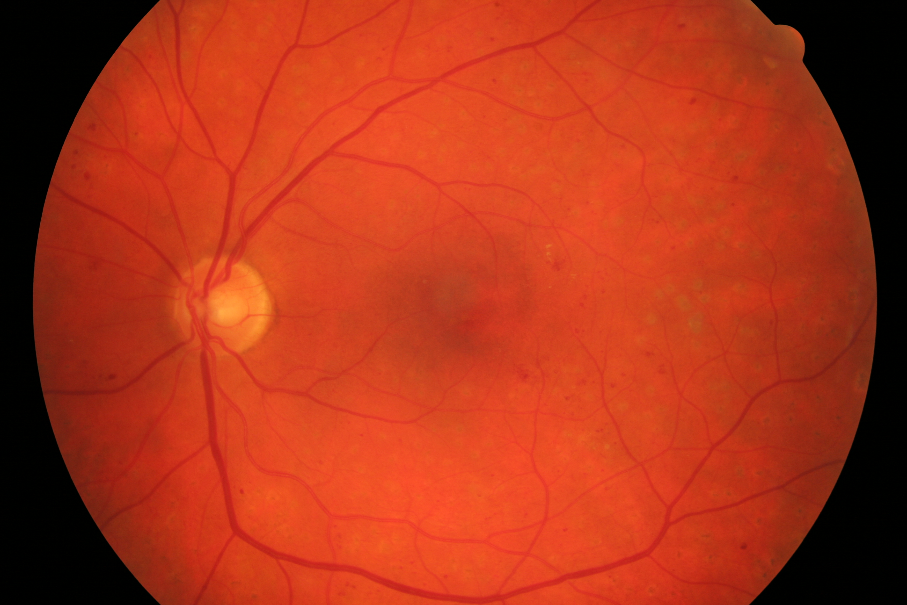
#> input picture dataset/test/01.png, 907 x 605 px; its folder holds only this picture in this run
$ python testing.py
#> lines starting #> are read from the running program, lines starting #| are printed output that depends on the picture; after the words box and inside, x2 and y2 are one past the last pixel; in counts of white or black regions, pixels touching at a corner belong together

import cv2
import numpy as np
import matplotlib.pyplot as plt
import glob
import os
os.chdir('C:/Users/acer/Desktop/DS & ML/tutorial/VIPER labs MMU/[2430] CDS6334 Assignment')
input_dir = 'dataset/test'
output_dir = 'dataset/output'
gt_dir = 'dataset/groundtruth'

# Get the list of image paths
bloodcells = glob.glob(os.path.join(input_dir, '*'))
# Read input grayscale image (fundus image or similar)
image = cv2.imread(bloodcells[0], cv2.IMREAD_GRAYSCALE)
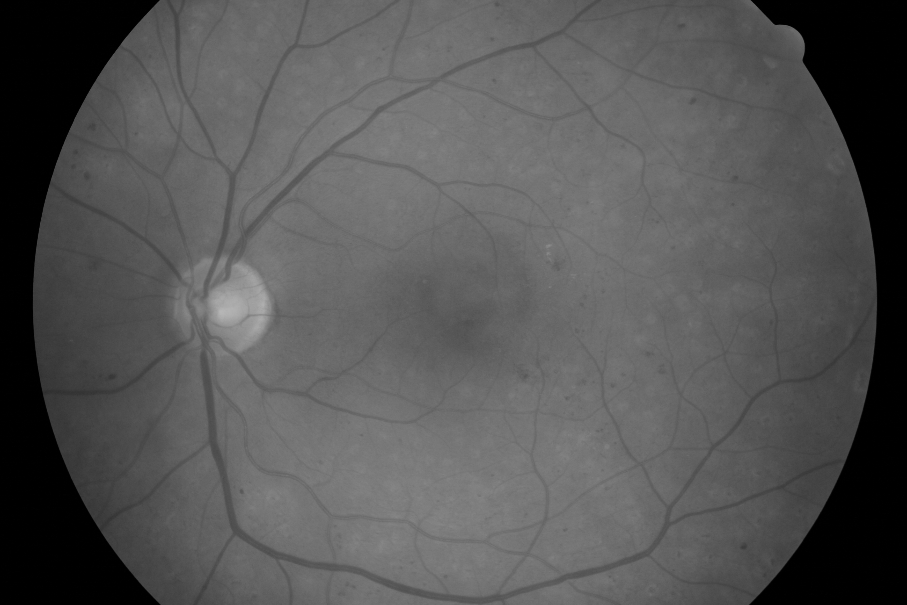
#> image: shape (605, 907); min 0, max 182, mean 84.8
blurr = cv2.GaussianBlur(image, (5, 5), 0)
# Apply CLAHE
clahe = cv2.createCLAHE(clipLimit=2.0, tileGridSize=(8, 8))
clahe_image = clahe.apply(image)
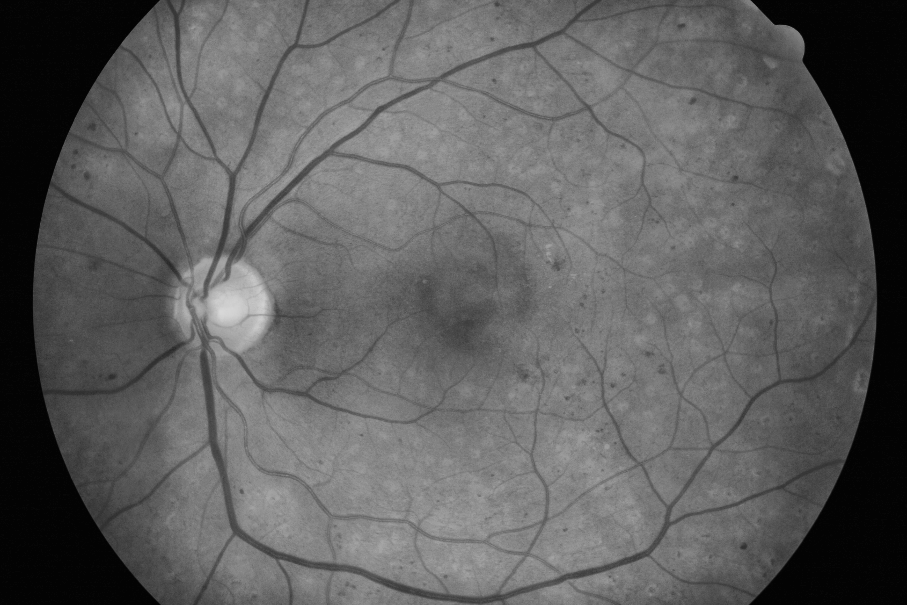
#> clahe_image: shape (605, 907); min 3, max 216, mean 94.3
#ret,th1 = cv2.threshold(clahe_image,0,255,cv2.THRESH_BINARY+cv2.THRESH_OTSU)
th2 = cv2.adaptiveThreshold(clahe_image,255,cv2.ADAPTIVE_THRESH_GAUSSIAN_C,cv2.THRESH_BINARY,31,2)
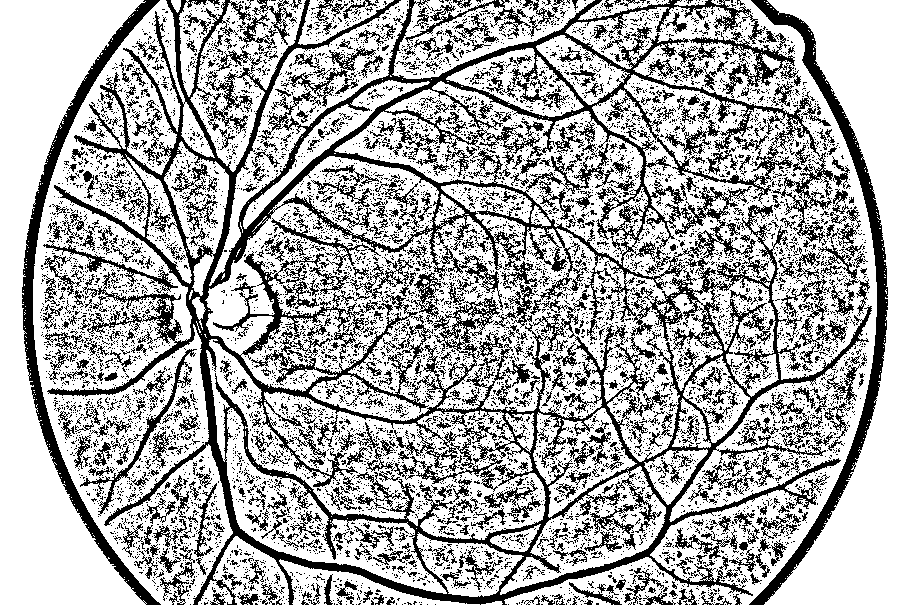
#> th2: shape (605, 907); 68.2% white; 8406 black regions (7753 under 20 px), largest, box (x1, y1, x2, y2) and area: (47, 0, 872, 605) 79396, (749, 0, 888, 605) 7217, (22, 0, 161, 605) 6825
kernel = cv2.getStructuringElement(cv2.MORPH_ELLIPSE,(5, 5))
opening = cv2.morphologyEx(th2, cv2.MORPH_OPEN, kernel, iterations=1)
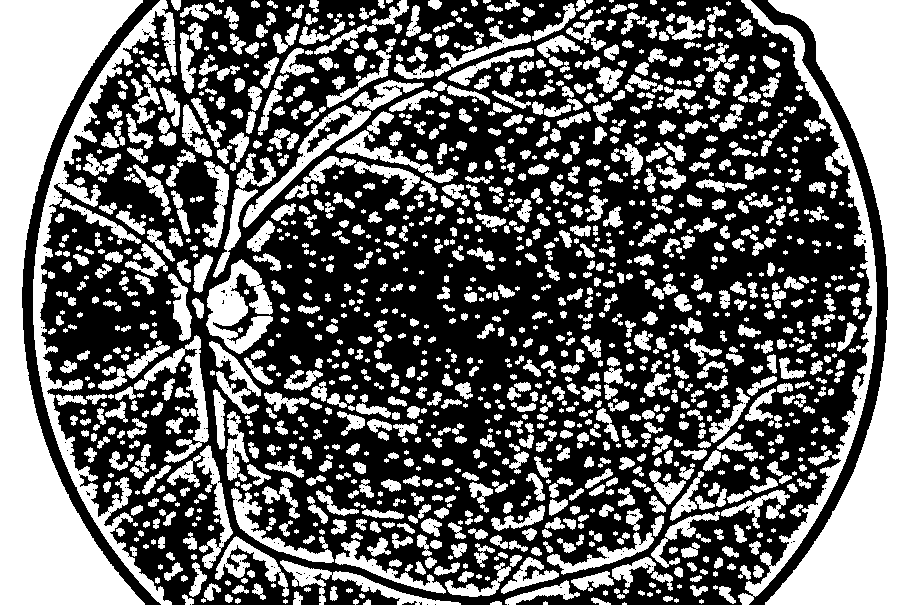
#> opening: shape (605, 907); 41% white; 1425 white regions (253 under 20 px), largest, box (x1, y1, x2, y2) and area: (0, 0, 145, 605) 36778, (765, 0, 907, 605) 34151, (33, 0, 177, 605) 9509

cv2.imshow('CLAHE Enhanced', clahe_image)
cv2.imshow('th2',th2)

cv2.waitKey(0)
cv2.destroyAllWindows()

$ run again, on dataset/test/02.png
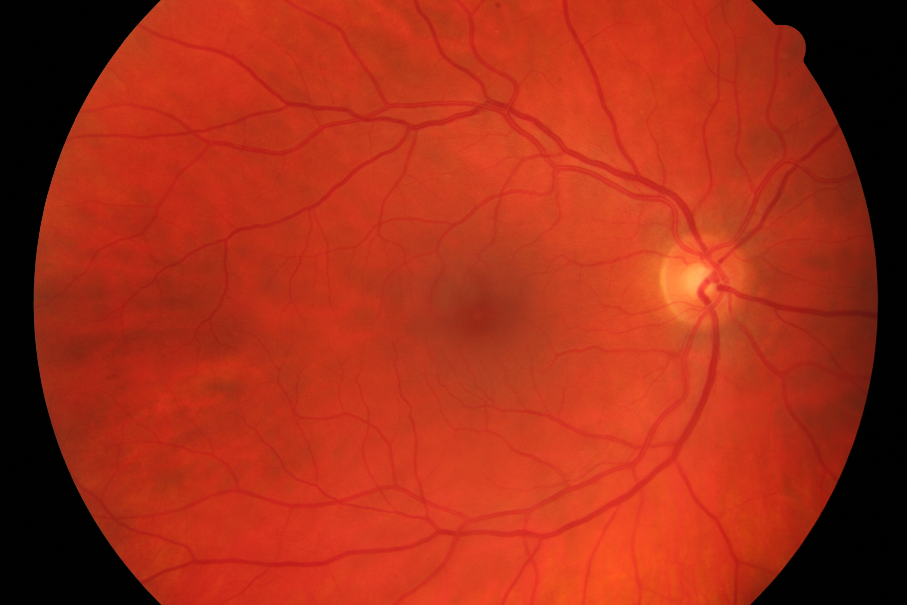
#> input picture dataset/test/02.png, 907 x 605 px
#> `th2 = cv2.adaptiveThreshold(clahe_image,255,cv2.ADAPTIVE_THRESH_GAUSSI..`:
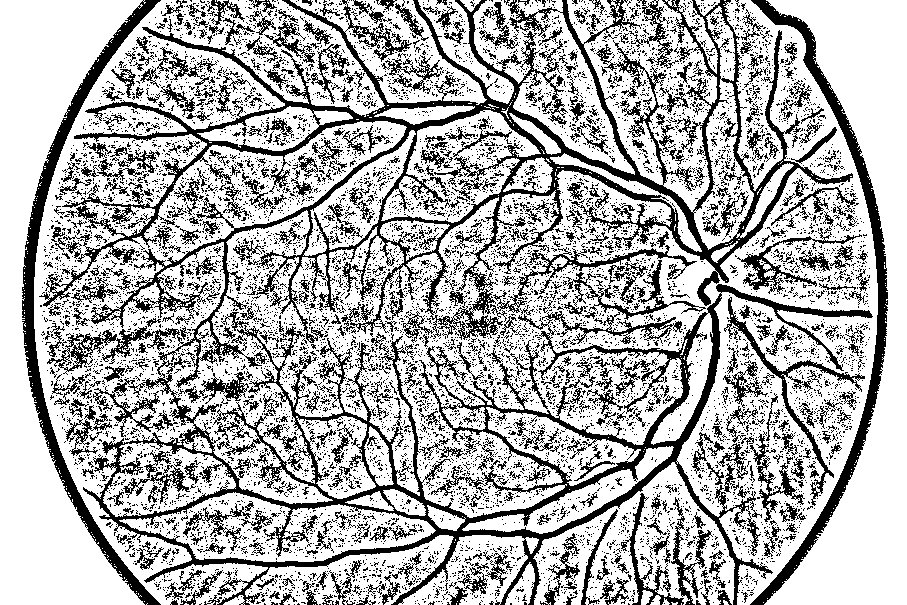
#> th2: shape (605, 907); 69.8% white; 9103 black regions (8503 under 20 px), largest, box (x1, y1, x2, y2) and area: (39, 0, 873, 605) 71850, (22, 0, 161, 605) 7349, (750, 0, 888, 605) 6775
#> `opening = cv2.morphologyEx(th2, cv2.MORPH_OPEN, kernel, iterations=1)`:
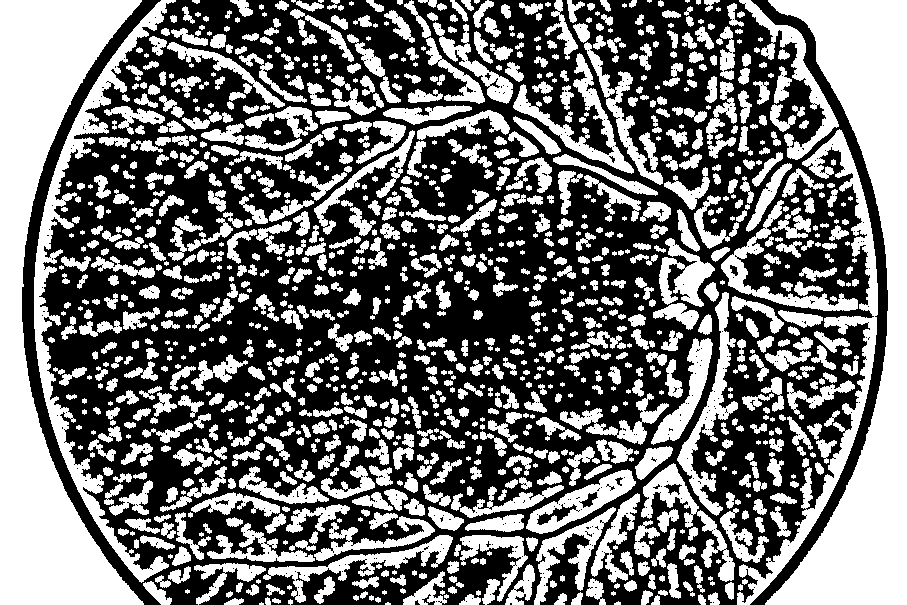
#> opening: shape (605, 907); 45.3% white; 1229 white regions (220 under 20 px), largest, box (x1, y1, x2, y2) and area: (0, 0, 144, 605) 36658, (765, 0, 907, 605) 34030, (34, 0, 176, 583) 9065
